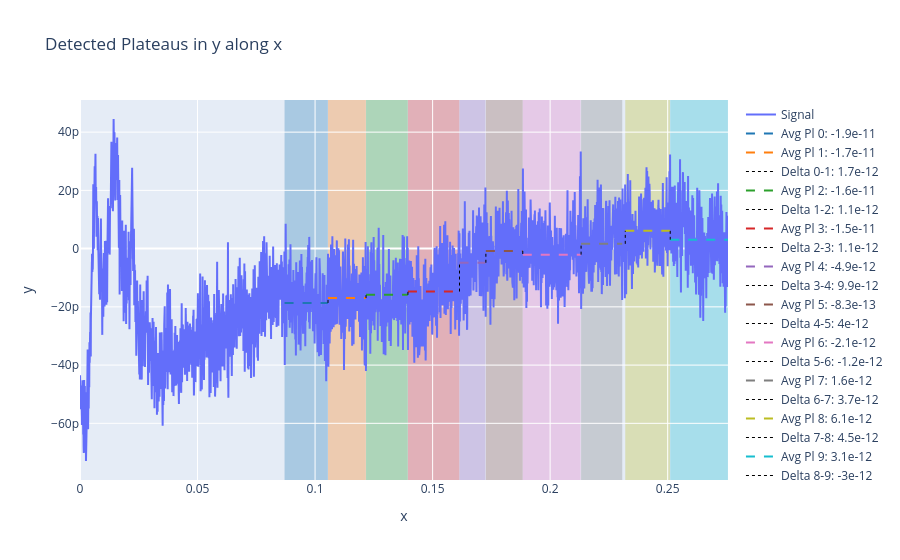

The cell this chart's notebook holds for it:
### Markdown cell above
## run plateau analysis

### Code cell
# Find plateaus after the contact point and do a double savitszky-golay smoothing
defl_savitz = savitz_defl[index_first_positive:]
displacement = ret_corrected_displacement[index_first_positive:]

# Usage with real data
params = {## time
    'sav_window_length': 40,
    'sav_polyorder': 10,

    # 'pl_threshold_old': 0.3e-6,
    'pl_threshold': 2.15e-3 ,
    'pl_min_width': 60,
    'last_num_plateaus': 10,  # Number of plateaus to ignore at the end
}



rel_time = np.arange(len(displacement)) * relative_SR_ret  # Assuming a constant time step

# For relative time, you modified find plateaus to get the relative SR of Retract, which is the 2nd index
plateaus, df_plat = find_plateaus(displacement, defl_savitz, params, dt= relative_SR_ret)
# plateaus, df_plat = find_plateaus(defl_savitz, params, dt=1)
# print(f'rel_sr_ret: {relative_SR_ret}')

### Figure 1 — Plotly figure (JSON) as saved in the notebook; plotly's stock layout.template omitted (floating-point values rounded to 4 significant figures; data arrays with more than 128 entries replaced by an {"elided": "..."} marker saying what was removed)
{"data": [{"mode": "lines", "name": "Signal", "type": "scatter", "x": {"elided": "13784 float values"}, "y": {"elided": "13784 float values"}}, {"line": {"color": "rgba(31,119,180,1.0)", "dash": "dash", "width": 2}, "mode": "lines", "name": "Avg Pl 0: -1.9e-11", "type": "scatter", "x": [0.08702, 0.1054], "y": [-1.865e-11, -1.865e-11]}, {"line": {"color": "rgba(255,127,14,1.0)", "dash": "dash", "width": 2}, "mode": "lines", "name": "Avg Pl 1: -1.7e-11", "type": "scatter", "x": [0.1055, 0.1216], "y": [-1.7e-11, -1.7e-11]}, {"line": {"color": "black", "dash": "dot", "width": 1}, "mode": "lines", "name": "Delta 0-1: 1.7e-12", "type": "scatter", "x": [0.1055, 0.1055], "y": [-1.865e-11, -1.7e-11]}, {"line": {"color": "rgba(44,160,44,1.0)", "dash": "dash", "width": 2}, "mode": "lines", "name": "Avg Pl 2: -1.6e-11", "type": "scatter", "x": [0.1217, 0.1394], "y": [-1.588e-11, -1.588e-11]}, {"line": {"color": "black", "dash": "dot", "width": 1}, "mode": "lines", "name": "Delta 1-2: 1.1e-12", "type": "scatter", "x": [0.1217, 0.1217], "y": [-1.7e-11, -1.588e-11]}, {"line": {"color": "rgba(214,39,40,1.0)", "dash": "dash", "width": 2}, "mode": "lines", "name": "Avg Pl 3: -1.5e-11", "type": "scatter", "x": [0.1395, 0.1614], "y": [-1.474e-11, -1.474e-11]}, {"line": {"color": "black", "dash": "dot", "width": 1}, "mode": "lines", "name": "Delta 2-3: 1.1e-12", "type": "scatter", "x": [0.1395, 0.1395], "y": [-1.588e-11, -1.474e-11]}, {"line": {"color": "rgba(148,103,189,1.0)", "dash": "dash", "width": 2}, "mode": "lines", "name": "Avg Pl 4: -4.9e-12", "type": "scatter", "x": [0.1614, 0.1725], "y": [-4.856e-12, -4.856e-12]}, {"line": {"color": "black", "dash": "dot", "width": 1}, "mode": "lines", "name": "Delta 3-4: 9.9e-12", "type": "scatter", "x": [0.1614, 0.1614], "y": [-1.474e-11, -4.856e-12]}, {"line": {"color": "rgba(140,86,75,1.0)", "dash": "dash", "width": 2}, "mode": "lines", "name": "Avg Pl 5: -8.3e-13", "type": "scatter", "x": [0.1727, 0.1883], "y": [-8.296e-13, -8.296e-13]}, {"line": {"color": "black", "dash": "dot", "width": 1}, "mode": "lines", "name": "Delta 4-5: 4e-12", "type": "scatter", "x": [0.1727, 0.1727], "y": [-4.856e-12, -8.296e-13]}, {"line": {"color": "rgba(227,119,194,1.0)", "dash": "dash", "width": 2}, "mode": "lines", "name": "Avg Pl 6: -2.1e-12", "type": "scatter", "x": [0.1884, 0.213], "y": [-2.073e-12, -2.073e-12]}, {"line": {"color": "black", "dash": "dot", "width": 1}, "mode": "lines", "name": "Delta 5-6: -1.2e-12", "type": "scatter", "x": [0.1884, 0.1884], "y": [-8.296e-13, -2.073e-12]}, {"line": {"color": "rgba(127,127,127,1.0)", "dash": "dash", "width": 2}, "mode": "lines", "name": "Avg Pl 7: 1.6e-12", "type": "scatter", "x": [0.2132, 0.2307], "y": [1.634e-12, 1.634e-12]}, {"line": {"color": "black", "dash": "dot", "width": 1}, "mode": "lines", "name": "Delta 6-7: 3.7e-12", "type": "scatter", "x": [0.2132, 0.2132], "y": [-2.073e-12, 1.634e-12]}, {"line": {"color": "rgba(188,189,34,1.0)", "dash": "dash", "width": 2}, "mode": "lines", "name": "Avg Pl 8: 6.1e-12", "type": "scatter", "x": [0.232, 0.251], "y": [6.106e-12, 6.106e-12]}, {"line": {"color": "black", "dash": "dot", "width": 1}, "mode": "lines", "name": "Delta 7-8: 4.5e-12", "type": "scatter", "x": [0.232, 0.232], "y": [1.634e-12, 6.106e-12]}, {"line": {"color": "rgba(23,190,207,1.0)", "dash": "dash", "width": 2}, "mode": "lines", "name": "Avg Pl 9: 3.1e-12", "type": "scatter", "x": [0.2511, 0.2756], "y": [3.072e-12, 3.072e-12]}, {"line": {"color": "black", "dash": "dot", "width": 1}, "mode": "lines", "name": "Delta 8-9: -3e-12", "type": "scatter", "x": [0.2511, 0.2511], "y": [6.106e-12, 3.072e-12]}], "layout": {"shapes": [{"fillcolor": "rgba(31,119,180,0.3)", "layer": "below", "line": {"width": 0}, "type": "rect", "x0": 0.08702, "x1": 0.1054, "xref": "x", "y0": 0, "y1": 1, "yref": "paper"}, {"fillcolor": "rgba(255,127,14,0.3)", "layer": "below", "line": {"width": 0}, "type": "rect", "x0": 0.1055, "x1": 0.1216, "xref": "x", "y0": 0, "y1": 1, "yref": "paper"}, {"fillcolor": "rgba(44,160,44,0.3)", "layer": "below", "line": {"width": 0}, "type": "rect", "x0": 0.1217, "x1": 0.1394, "xref": "x", "y0": 0, "y1": 1, "yref": "paper"}, {"fillcolor": "rgba(214,39,40,0.3)", "layer": "below", "line": {"width": 0}, "type": "rect", "x0": 0.1395, "x1": 0.1614, "xref": "x", "y0": 0, "y1": 1, "yref": "paper"}, {"fillcolor": "rgba(148,103,189,0.3)", "layer": "below", "line": {"width": 0}, "type": "rect", "x0": 0.1614, "x1": 0.1725, "xref": "x", "y0": 0, "y1": 1, "yref": "paper"}, {"fillcolor": "rgba(140,86,75,0.3)", "layer": "below", "line": {"width": 0}, "type": "rect", "x0": 0.1727, "x1": 0.1883, "xref": "x", "y0": 0, "y1": 1, "yref": "paper"}, {"fillcolor": "rgba(227,119,194,0.3)", "layer": "below", "line": {"width": 0}, "type": "rect", "x0": 0.1884, "x1": 0.213, "xref": "x", "y0": 0, "y1": 1, "yref": "paper"}, {"fillcolor": "rgba(127,127,127,0.3)", "layer": "below", "line": {"width": 0}, "type": "rect", "x0": 0.2132, "x1": 0.2307, "xref": "x", "y0": 0, "y1": 1, "yref": "paper"}, {"fillcolor": "rgba(188,189,34,0.3)", "layer": "below", "line": {"width": 0}, "type": "rect", "x0": 0.232, "x1": 0.251, "xref": "x", "y0": 0, "y1": 1, "yref": "paper"}, {"fillcolor": "rgba(23,190,207,0.3)", "layer": "below", "line": {"width": 0}, "type": "rect", "x0": 0.2511, "x1": 0.2756, "xref": "x", "y0": 0, "y1": 1, "yref": "paper"}], "showlegend": true, "title": {"text": "Detected Plateaus in y along x"}, "xaxis": {"title": {"text": "x"}}, "yaxis": {"title": {"text": "y"}}}}
